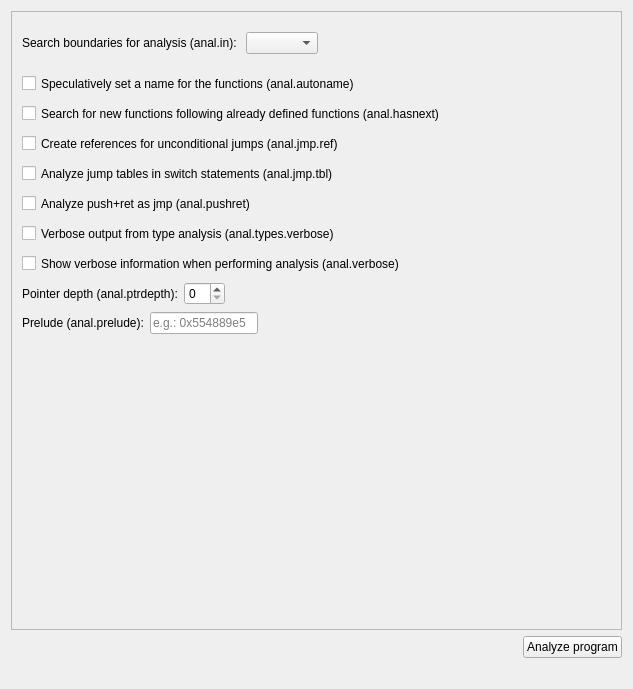
<?xml version="1.0" encoding="UTF-8"?>
<ui version="4.0">
 <class>AnalOptionsWidget</class>
 <widget class="QWidget" name="AnalOptionsWidget">
  <property name="geometry">
   <rect>
    <x>0</x>
    <y>0</y>
    <width>633</width>
    <height>689</height>
   </rect>
  </property>
  <property name="sizePolicy">
   <sizepolicy hsizetype="Preferred" vsizetype="Preferred">
    <horstretch>0</horstretch>
    <verstretch>0</verstretch>
   </sizepolicy>
  </property>
  <property name="windowTitle">
   <string>Analysis</string>
  </property>
  <layout class="QVBoxLayout" name="verticalLayout" stretch="0,0,0">
   <item>
    <layout class="QVBoxLayout" name="verticalLayout_2">
     <item>
      <widget class="QScrollArea" name="scrollArea">
       <property name="sizePolicy">
        <sizepolicy hsizetype="Expanding" vsizetype="Expanding">
         <horstretch>0</horstretch>
         <verstretch>0</verstretch>
        </sizepolicy>
       </property>
       <property name="widgetResizable">
        <bool>true</bool>
       </property>
       <widget class="QWidget" name="scrollAreaWidgetContents">
        <property name="geometry">
         <rect>
          <x>0</x>
          <y>0</y>
          <width>611</width>
          <height>610</height>
         </rect>
        </property>
        <widget class="QCheckBox" name="verboseCheckBox">
         <property name="geometry">
          <rect>
           <x>10</x>
           <y>240</y>
           <width>601</width>
           <height>23</height>
          </rect>
         </property>
         <property name="text">
          <string>Show verbose information when performing analysis (anal.verbose)</string>
         </property>
        </widget>
        <widget class="QCheckBox" name="pushRetCheckBox">
         <property name="geometry">
          <rect>
           <x>10</x>
           <y>180</y>
           <width>601</width>
           <height>23</height>
          </rect>
         </property>
         <property name="text">
          <string>Analyze push+ret as jmp (anal.pushret)</string>
         </property>
        </widget>
        <widget class="QCheckBox" name="typesVerboseCheckBox">
         <property name="geometry">
          <rect>
           <x>10</x>
           <y>210</y>
           <width>601</width>
           <height>23</height>
          </rect>
         </property>
         <property name="text">
          <string>Verbose output from type analysis (anal.types.verbose)</string>
         </property>
        </widget>
        <widget class="QCheckBox" name="autonameCheckbox">
         <property name="geometry">
          <rect>
           <x>10</x>
           <y>60</y>
           <width>601</width>
           <height>23</height>
          </rect>
         </property>
         <property name="text">
          <string>Speculatively set a name for the functions (anal.autoname)</string>
         </property>
        </widget>
        <widget class="QCheckBox" name="hasnextCheckbox">
         <property name="geometry">
          <rect>
           <x>10</x>
           <y>90</y>
           <width>601</width>
           <height>23</height>
          </rect>
         </property>
         <property name="text">
          <string>Search for new functions following already defined functions (anal.hasnext)</string>
         </property>
        </widget>
        <widget class="QCheckBox" name="jmpRefCheckbox">
         <property name="geometry">
          <rect>
           <x>10</x>
           <y>120</y>
           <width>601</width>
           <height>23</height>
          </rect>
         </property>
         <property name="text">
          <string>Create references for unconditional jumps (anal.jmp.ref)</string>
         </property>
        </widget>
        <widget class="QCheckBox" name="jmpTblCheckbox">
         <property name="geometry">
          <rect>
           <x>10</x>
           <y>150</y>
           <width>601</width>
           <height>23</height>
          </rect>
         </property>
         <property name="text">
          <string>Analyze jump tables in switch statements (anal.jmp.tbl)</string>
         </property>
        </widget>
        <widget class="QWidget" name="verticalLayoutWidget">
         <property name="geometry">
          <rect>
           <x>10</x>
           <y>20</y>
           <width>581</width>
           <height>27</height>
          </rect>
         </property>
         <layout class="QFormLayout" name="formLayout">
          <property name="fieldGrowthPolicy">
           <enum>QFormLayout::ExpandingFieldsGrow</enum>
          </property>
          <item row="0" column="0">
           <widget class="QLabel" name="analInLabel">
            <property name="enabled">
             <bool>true</bool>
            </property>
            <property name="minimumSize">
             <size>
              <width>0</width>
              <height>0</height>
             </size>
            </property>
            <property name="text">
             <string>Search boundaries for analysis (anal.in): </string>
            </property>
           </widget>
          </item>
          <item row="0" column="1">
           <widget class="QComboBox" name="analInComboBox"/>
          </item>
         </layout>
        </widget>
        <widget class="QWidget" name="verticalLayoutWidget_2">
         <property name="geometry">
          <rect>
           <x>10</x>
           <y>270</y>
           <width>581</width>
           <height>28</height>
          </rect>
         </property>
         <layout class="QFormLayout" name="formLayout_2">
          <property name="fieldGrowthPolicy">
           <enum>QFormLayout::ExpandingFieldsGrow</enum>
          </property>
          <item row="0" column="0">
           <widget class="QLabel" name="ptrdepthLabel">
            <property name="enabled">
             <bool>true</bool>
            </property>
            <property name="minimumSize">
             <size>
              <width>0</width>
              <height>0</height>
             </size>
            </property>
            <property name="text">
             <string>Pointer depth (anal.ptrdepth):</string>
            </property>
           </widget>
          </item>
          <item row="0" column="1">
           <widget class="QSpinBox" name="ptrdepthSpinBox">
            <property name="minimum">
             <number>0</number>
            </property>
            <property name="value">
             <number>0</number>
            </property>
           </widget>
          </item>
         </layout>
        </widget>
        <widget class="QWidget" name="verticalLayoutWidget_3">
         <property name="geometry">
          <rect>
           <x>10</x>
           <y>300</y>
           <width>581</width>
           <height>28</height>
          </rect>
         </property>
         <layout class="QFormLayout" name="formLayout_3">
          <property name="fieldGrowthPolicy">
           <enum>QFormLayout::ExpandingFieldsGrow</enum>
          </property>
          <item row="0" column="0">
           <widget class="QLabel" name="preludeLabel">
            <property name="enabled">
             <bool>true</bool>
            </property>
            <property name="minimumSize">
             <size>
              <width>0</width>
              <height>0</height>
             </size>
            </property>
            <property name="text">
             <string>Prelude (anal.prelude):</string>
            </property>
           </widget>
          </item>
          <item row="0" column="1">
           <widget class="QLineEdit" name="preludeLineEdit">
            <property name="sizePolicy">
             <sizepolicy hsizetype="Preferred" vsizetype="Fixed">
              <horstretch>0</horstretch>
              <verstretch>0</verstretch>
             </sizepolicy>
            </property>
            <property name="placeholderText">
             <string notr="true">e.g.: 0x554889e5</string>
            </property>
           </widget>
          </item>
         </layout>
        </widget>
       </widget>
      </widget>
     </item>
    </layout>
   </item>
   <item alignment="Qt::AlignRight">
    <widget class="QPushButton" name="analyzePushButton">
     <property name="sizePolicy">
      <sizepolicy hsizetype="Fixed" vsizetype="Fixed">
       <horstretch>0</horstretch>
       <verstretch>0</verstretch>
      </sizepolicy>
     </property>
     <property name="text">
      <string>Analyze program</string>
     </property>
    </widget>
   </item>
   <item>
    <spacer name="verticalSpacer">
     <property name="orientation">
      <enum>Qt::Vertical</enum>
     </property>
     <property name="sizeType">
      <enum>QSizePolicy::Fixed</enum>
     </property>
     <property name="sizeHint" stdset="0">
      <size>
       <width>20</width>
       <height>20</height>
      </size>
     </property>
    </spacer>
   </item>
  </layout>
 </widget>
 <resources/>
 <connections/>
</ui>
